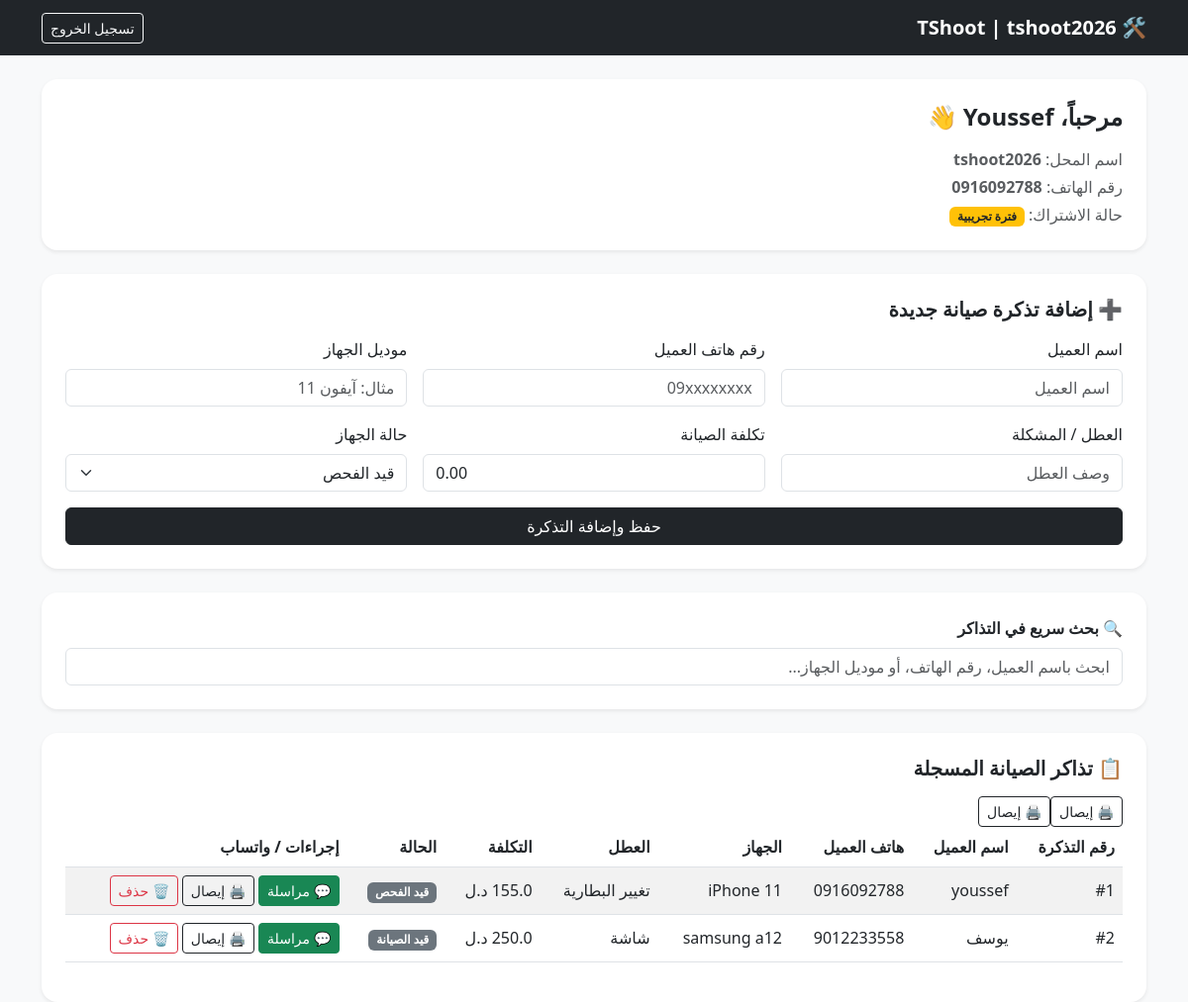
The app's page /dashboard (signed in), older data.
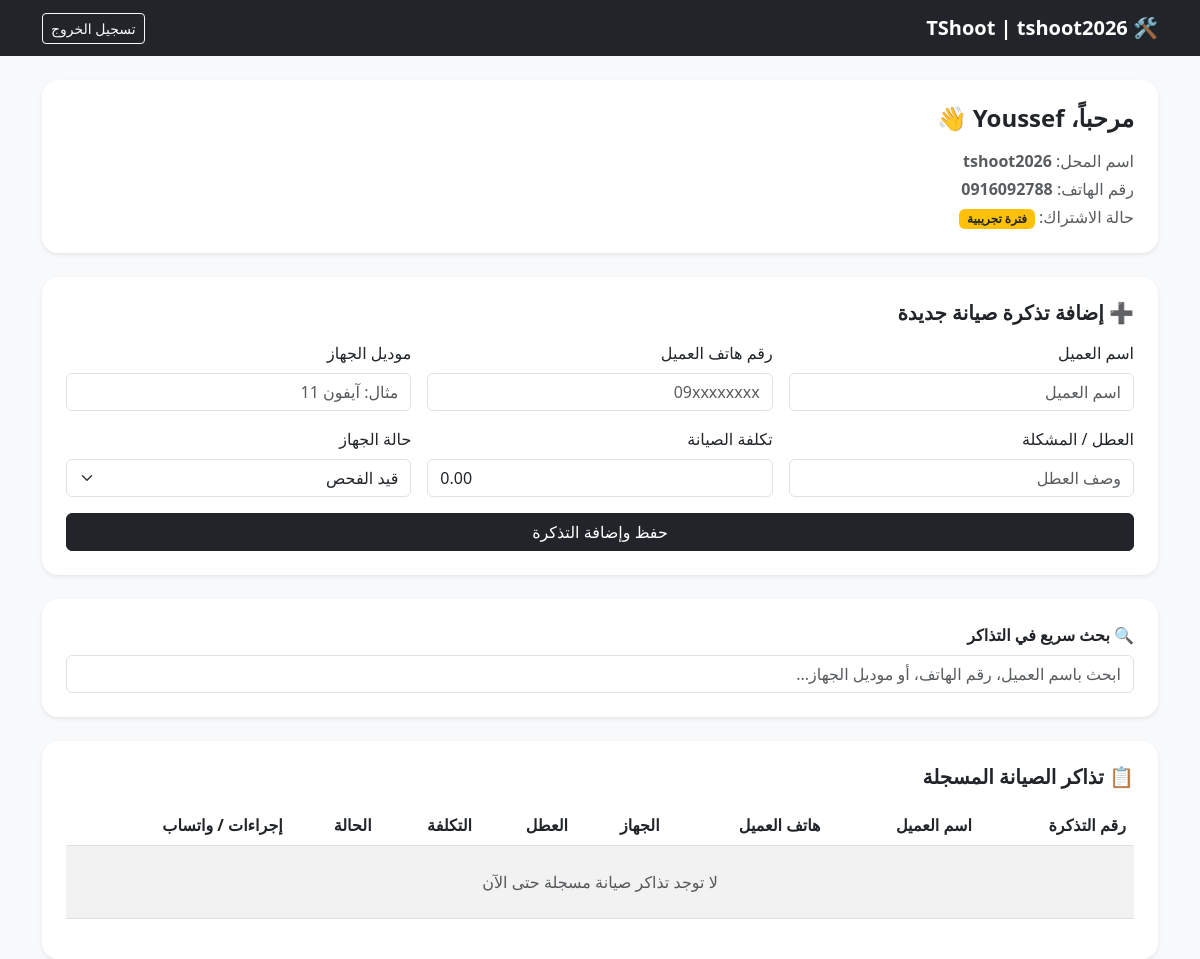
The same page, newer data.
### models.py (models this page shows, shortened)
class Shop(db.Model):
    __tablename__ = 'shops'
    id = db.Column(db.Integer, primary_key=True)
    shop_name = db.Column(db.String(100), nullable=False)
    owner_name = db.Column(db.String(100), nullable=False)
    phone = db.Column(db.String(20), unique=True, nullable=False)
    password_hash = db.Column(db.String(200), nullable=False)
    currency = db.Column(db.String(10), default='د.ل', nullable=False)
    created_at = db.Column(db.DateTime, default=datetime.utcnow)
    trial_ends_at = db.Column(db.DateTime, default=lambda: datetime.utcnow() + timedelta(days=14))
    is_active = db.Column(db.Boolean, default=True)
    is_paid = db.Column(db.Boolean, default=False)
    subscription_end_date = db.Column(db.DateTime, nullable=True)
    tickets = db.relationship('RepairTicket', backref='shop', lazy=True)
    def is_trial_active(self):
        return datetime.utcnow() <= self.trial_ends_at

class RepairTicket(db.Model):
    __tablename__ = 'repair_tickets'
    id = db.Column(db.Integer, primary_key=True)
    shop_id = db.Column(db.Integer, db.ForeignKey('shops.id'), nullable=False)
    customer_name = db.Column(db.String(100), nullable=False)
    customer_phone = db.Column(db.String(20), nullable=False)
    device_model = db.Column(db.String(100), nullable=False)
    issue_description = db.Column(db.Text, nullable=False)
    status = db.Column(db.String(30), default='قيد الفحص')
    cost = db.Column(db.Float, default=0.0)
    is_active = db.Column(db.Boolean, default=True)
    created_at = db.Column(db.DateTime, default=datetime.utcnow)

### shop_routes.py (the view)
@shop_bp.route('/dashboard')
def dashboard():
    if 'shop_id' not in session:
        return redirect(url_for('shop.login'))
    shop = Shop.query.get(session['shop_id'])
    subscription_active = is_subscription_valid(shop)
    tickets = RepairTicket.query.filter_by(shop_id=shop.id).all()
    return render_template('shop_dashboard.html', shop=shop, tickets=tickets, subscription_active=subscription_active)

### shop_routes.py (called while the page is built)
def is_subscription_valid(shop):
    if shop.is_trial_active():
        return True
    if shop.is_paid and shop.subscription_end_date and shop.subscription_end_date > datetime.utcnow():
        return True
    return False

### templates/shop_dashboard.html (shortened to what this page needs)
<!DOCTYPE html>
<html lang="ar" dir="rtl">
<head>
    <link rel="stylesheet" href="https://cdn.jsdelivr.net/npm/bootstrap@5.3.0/dist/css/bootstrap.rtl.min.css">
</head>
<body class="bg-light">
    <nav class="navbar navbar-expand-lg navbar-dark bg-dark mb-4">
        <div class="container">
            <a class="navbar-brand fw-bold" href="#">🛠️ TShoot | {{ shop.shop_name }}</a>
            <div class="d-flex">
                <a href="{{ url_for('shop.logout') }}" class="btn btn-outline-light btn-sm">تسجيل الخروج</a>
            </div>
        </div>
    </nav>
    <div class="container">
        <div class="row mb-4">
            <div class="col-md-12">
                <div class="card shadow-sm p-4 border-0 rounded-4">
                    <h4 class="fw-bold mb-3">مرحباً، {{ shop.owner_name }} 👋</h4>
                    <p class="text-muted mb-1">اسم المحل: <strong>{{ shop.shop_name }}</strong></p>
                    <p class="text-muted mb-1">رقم الهاتف: <strong>{{ shop.phone }}</strong></p>
                    <p class="text-muted mb-0">حالة الاشتراك:
                        {% if shop.is_paid %}
                        <span class="badge bg-success">مدفوع / فعال</span>
                        {% else %}
                        <span class="badge bg-warning text-dark">فترة تجريبية</span>
                        {% endif %}
                    </p>
                </div>
            </div>
        </div>
        <div class="card shadow-sm p-4 border-0 rounded-4 mb-4">
            <h5 class="fw-bold mb-3">➕ إضافة تذكرة صيانة جديدة</h5>
            <form action="{{ url_for('shop.add_ticket') }}" method="POST">
                <div class="row g-3">
                    <div class="col-md-4">
                        <label class="form-label">اسم العميل</label>
                        <input type="text" name="customer_name" class="form-control" required placeholder="اسم العميل">
                    </div>
                    <div class="col-md-4">
                        <label class="form-label">رقم هاتف العميل</label>
                        <input type="text" name="customer_phone" class="form-control" required placeholder="09xxxxxxxx">
                    </div>
                    <div class="col-md-4">
                        <label class="form-label">موديل الجهاز</label>
                        <input type="text" name="device_model" class="form-control" required
                            placeholder="مثال: آيفون 11">
                    </div>
                    <div class="col-md-4">
                        <label class="form-label">العطل / المشكلة</label>
                        <input type="text" name="issue_description" class="form-control" required
                            placeholder="وصف العطل">
                    </div>
                    <div class="col-md-4">
                        <label class="form-label">تكلفة الصيانة</label>
                        <input type="number" step="0.01" name="cost" class="form-control" value="0.00">
                    </div>
                    <div class="col-md-4">
                        <label class="form-label">حالة الجهاز</label>
                        <select name="status" class="form-select">
                            <option value="قيد الفحص">قيد الفحص</option>
                        </select>
                    </div>
                    <div class="col-md-12 mt-3">
                        <button type="submit" class="btn btn-dark w-100">حفظ وإضافة التذكرة</button>
                    </div>
                </div>
            </form>
        </div>
        <div class="card shadow-sm p-4 border-0 rounded-4 mb-4">
            <div class="row align-items-center">
                <div class="col-md-12">
                    <label for="searchInput" class="form-label fw-bold">🔍 بحث سريع في التذاكر</label>
                    <input type="text" id="searchInput" class="form-control"
                        placeholder="ابحث باسم العميل، رقم الهاتف، أو موديل الجهاز...">
                </div>
            </div>
        </div>
        <div class="card shadow-sm p-4 border-0 rounded-4">
            <h5 class="fw-bold mb-3">📋 تذاكر الصيانة المسجلة</h5>
            <div class="table-responsive">
                <table class="table table-striped align-middle" id="ticketsTable">
                    <thead>
                        <tr>
                            <th>رقم التذكرة</th>
                            <th>اسم العميل</th>
                            <th>هاتف العميل</th>
                            <th>الجهاز</th>
                            <th>العطل</th>
                            <th>التكلفة</th>
                            <th>الحالة</th>
                            <th>إجراءات / واتساب</th>
                        </tr>
                    </thead>
                    <tbody>
                        {% if tickets %}
                        {% for ticket in tickets %}
                        <tr>
                            <td>#{{ ticket.id }}</td>
                            <td>{{ ticket.customer_name }}</td>
                            <td>{{ ticket.customer_phone }}</td>
                            <td>{{ ticket.device_model }}</td>
                            <td>{{ ticket.issue_description }}</td>
                            <td>{{ ticket.cost }} د.ل</td>
                            <td>
                                <span class="badge bg-secondary">{{ ticket.status }}</span>
                            <td>
                                {% set wa_text = "مرحباً العميل العزيز " ~ ticket.customer_name ~ "، بخصوص جهازك (" ~
                                ticket.device_model ~ ") حالة
                                الصيانة الحالية: " ~ ticket.status ~ "." %}
                                <a href="https://wa.me/{{ ticket.customer_phone }}?text={{ wa_text | urlencode }}"
                                    target="_blank"
                                    class="btn btn-success btn-sm d-inline-flex align-items-center gap-1">
                                    💬 مراسلة
                                </a>
                                <a href="{{ url_for('shop.print_ticket', ticket_id=ticket.id) }}" target="_blank"
                                    class="btn btn-outline-dark btn-sm d-inline-flex align-items-center gap-1">
                                    🖨️ إيصال
                                </a>
                                <form action="{{ url_for('shop.delete_ticket', ticket_id=ticket.id) }}" method="POST"
                                    class="d-inline" onsubmit="return confirm('هل أنت تأكد من حذف هذه التذكرة؟');">
                                    <button type="submit"
                                        class="btn btn-outline-danger btn-sm d-inline-flex align-items-center gap-1">
                                        🗑️ حذف
                                    </button>
                                </form>
                            </td>
                            <a href="{{ url_for('shop.print_ticket', ticket_id=ticket.id) }}" target="_blank"
                                class="btn btn-outline-dark btn-sm d-inline-flex align-items-center gap-1">
                                🖨️ إيصال
                            </a>
                            </td>
                        </tr>
                        {% endfor %}
                        {% else %}
                        <tr id="noTicketsRow">
                            <td colspan="8" class="text-center text-muted py-4">لا توجد تذاكر صيانة مسجلة حتى الآن</td>
                        </tr>
                        {% endif %}
                    </tbody>
                </table>
            </div>
        </div>
    </div>
</body>
</html>

Row changes from the older to the newer data that the page shows:
removed RepairTicket: id "1", customer_name "youssef", customer_phone "0916092788", device_model "iPhone 11", issue_description "تغيير البطارية", status "قيد الفحص"
removed RepairTicket: id "2", customer_name "يوسف", customer_phone "9012233558", device_model "samsung a12", issue_description "شاشة", status "قيد الصيانة"
Text that changed along with them:
text now shown: "لا توجد تذاكر صيانة مسجلة حتى الآن"
